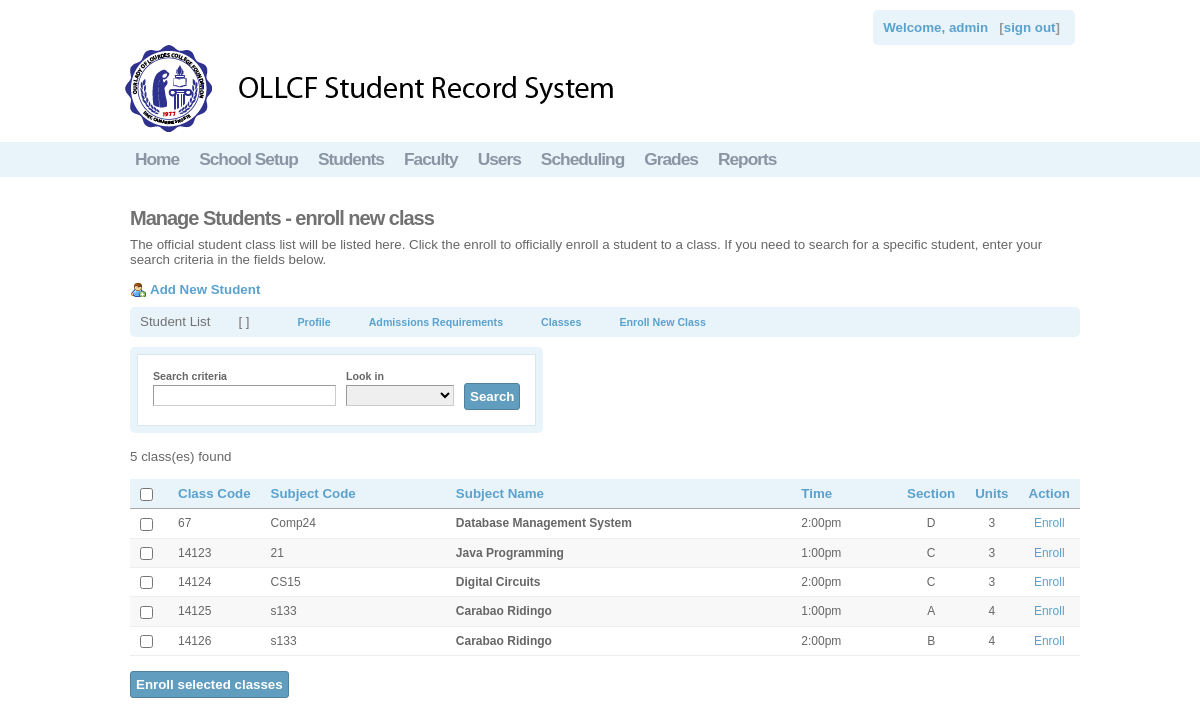
Page /osis/manage/stud_openclass.php (signed in) on the committed database.
### tables this page shows
CREATE TABLE `class_info` (
  `class_code` bigint(20) NOT NULL AUTO_INCREMENT,
  `faculty_id` varchar(12) NOT NULL,
  `subject_code` varchar(12) NOT NULL,
  `section` varchar(3) NOT NULL,
  `time` varchar(50) NOT NULL,
  `room_id` varchar(6) NOT NULL,
  `term_code` varchar(6) NOT NULL,
  PRIMARY KEY (`class_code`),
  KEY `class_code` (`class_code`)
);

CREATE TABLE `subject` (
  `subject_code` varchar(12) NOT NULL,
  `description` varchar(45) NOT NULL,
  `units` varchar(12) NOT NULL,
  PRIMARY KEY (`subject_code`),
  KEY `subject_code` (`subject_code`),
  KEY `subject_code_2` (`subject_code`),
  KEY `description` (`description`),
  KEY `units` (`units`)
);

### osis/manage/stud_openclass.php (the view, shortened to what this page needs)
<?php
$rpp = 9;
$page = intval($_GET["page"]);
if(!$page) $page = 1;
include("../functions/dbcon.php");
if(isset($_COOKIE['enrollclassSearch'])){
	$sfield = explode(",", $_COOKIE['enrollclassSearch']);
	$scriteria=trim($sfield[0]);
	$lookin=trim($sfield[1]);
	if($scriteria=="") setcookie("enrollclassSearch", "", time()-3600);
	else
		switch ($sfield[1]){
			case 0: $search_filter="AND (class_code LIKE '%%$scriteria%%'
										OR subject_code LIKE '%%$scriteria%%'
										OR description LIKE '%%$scriteria%%')"; break;
			case 1: $search_filter="AND class_code LIKE '%%$scriteria%%'";break;
			case 2: $search_filter="AND subject_code LIKE '%%$scriteria%%'";break;
			case 3: $search_filter="AND description LIKE '%%$scriteria%%'";
		}
		$sql = "SELECT class_code, time, section,  subject_code, description, units, open
			FROM class_info LEFT JOIN subject USING (subject_code)
			LEFT JOIN schoolterm USING (term_code)
			WHERE open=1 AND class_code NOT IN  (SELECT class_code FROM class LEFT JOIN class_info USING (class_code) WHERE student_id='$id') $search_filter";
}else{
		$sql = "SELECT class_code, time, section,  subject_code, description, units, open
			FROM class_info LEFT JOIN subject USING (subject_code)
			LEFT JOIN schoolterm USING (term_code)
			WHERE open=1 AND class_code NOT IN  (SELECT class_code FROM class LEFT JOIN class_info USING (class_code) WHERE student_id='$id')";
}
$result = mysql_query($sql, $con);
$tcount = mysql_num_rows($result);
?>
<!DOCTYPE HTML PUBLIC "-//W3C//DTD XHTML 1.0 Strict//EN" "http://www.w3.org/TR/xhtml1/DTD/xhtml1-strict.dtd">
<html dir="ltr" xml:lang="en_US" xmlns="http://www.w3.org/1999/xhtml" lang="en_US">
<head>
	<link href="../css.css" media="screen" rel="stylesheet" type="text/css">
</head><body onload="getFormInputs(document.forms.filter_openclass,retrieveFormInputs('enrollclassSearch'));">
<?php
include "../globalheader.php";
?>
  <div id="global_content_wrapper">
    <div id="global_content">
<h2>Manage Students - enroll new class</h2>
<p> The official student class list will be listed here. Click the enroll to officially enroll a student to a class.
If you need to search for a specific student, enter your search criteria in the fields below.</p>
<br/>
<div>
  <a  href="form_addnewstudent.php" class="buttonlink" style="background-image: url(../images/add.png);">Add New Student</a>
</div>
<?php
include "stud_panel_menu.php";
?>
 <div class="admin_search">
<div class="clear"><div class="search">
<form name="filter_openclass" class="global_form_box" action="<?php echo $_SERVER['PHP_SELF']."?sid=".$row_rsStudent['student_id']?>" onsubmit="setFormInputs('enrollclassSearch',getFormString(document.forms.filter_openclass));" method="post">
<div><label for="enroll_scriteria" tag="" class="optional">Search criteria</label>
<input name="enroll_scriteria" id="enroll_scriteria" type="text"></div>
<div><label for="level_id" tag="" class="optional">Look in</label>
<select name="field" id="field">
	<option value="0" selected="selected"></option>
	<option value="1">Class Code</option>
</select></div>
<div><div class="buttons"><button name="search" id="search" type="submit">Search</button></div></div>
</form>
</div></div></div>
<br/>
<div class="admin_results">
  <div>
        <?php echo $tcount." class(es) found ";
		?>
	</div>
</div>
	<br>
<div class="admin_table_form">
<form id="studopenclasslist" name="studopenclasslist" method="post" action="<?php echo "stud_enroll.php?sid=".$row_rsStudent['student_id'];?>">
  <table class="admin_table">
    <thead>
      <tr>
        <th style="width: 1%;">
		<input name="checkboxHeader" id="checkboxHeader" onclick="checkedAll();"  class="checkbox" type="checkbox"></th>
        <th style="width: 1%;"><a href="" onclick="">Class Code</a></th>
		<th><a href="">Subject Code</a></th>
        <th><a href="">Subject Name</a></th>
        <th><a href="">Time</a></th>
		<th style="width: 1%;"><a href="">Section</a></th>
		<th style="width: 1%;"><a href="">Units</a></th>
		<th style="width: 1%;"><a href="">Action</a></th>
      </tr>
    </thead>
    <tbody>
	<?php
	$count = 0;
	$i = ($page-1)*$rpp;
	while(($count<$rpp) && ($i<$tcount)) {
    $query = mysql_fetch_array($result);
?>
        <tr>
            <td><input onclick="checkedHeader();" type="checkbox" name="checkboxList[]" id="checkboxList<?php echo $query['class_code'];?>" class="checkbox"  value="<?php echo $query['class_code'];?>"></td>
            <td><?php echo $query['class_code']?></td>
			<td class="admin_table_user"><?php echo $query['subject_code']?></td>
            <td class="admin_table_bold"><?php echo ucwords($query['description'])?></td>
            <td class="admin_table_user"><?php echo $query['time']?></td>
			<td class="admin_table_centered"><?php echo $query['section']?></td>
			<td class="admin_table_centered"><?php echo $query['units']?></td>
			<td class="admin_table_centered"><a href="stud_enroll.php<?php echo "?sid=".$row_rsStudent['student_id']."&enroll=".$query['class_code'];?>">Enroll</a></td>
        </tr>
<?php
	$i++;
    $count++;}
?>
                  </tbody>
  </table>
	<br>
	<div class="form-wrapper" id="buttons-wrapper">
		<fieldset id="fieldset-buttons">
			<button name="enrollClass" id="enrollClass" type="submit">Enroll selected classes</button>
		</fieldset>
	</div>
</form>
</div>
    </div>
  </div>
</body></html>

### osis/css.css (style rules this page uses)
html { min-height:100%;margin-bottom:1px;overflow-y:scroll }
* { padding:0;margin:0;font-weight:400;border-style:solid;border-width:0;border-color:#eee;border-spacing:0 }
h2 { font-size:15pt;letter-spacing:-1px;margin:0 0 7px 0;color:#717171;font-weight:700 }
a.buttonlink { padding-left:20px;background-repeat:no-repeat;margin-right:20px;font-weight:700 }
div,td { font-family:tahoma,arial,verdana,sans-serif;font-size:10pt;color:#666;text-align:left }
a { color:#5ba1cd }
a:link,a:visited { text-decoration:none }
#global_content_wrapper { text-align:center;padding-top:30px;clear:both }
#global_content { margin:0 auto 0 auto;width:950px;overflow:hidden;min-height:500px;vertical-align:top;padding:0 0 50px 10px;overflow:hidden }
button { -moz-border-radius:3px;-webkit-border-radius:3px;border-radius:3px;padding:5px;font-weight:700;border:none;background-color:#619dbe;border:1px solid #50809b;color:#fff;background-image:url(/application/modules/Core/externals/images/buttonbg.png?c=3);background-repeat:repeat-x;background-position:0 1px;font-family:tahoma,verdana,arial,sans-serif }
input[type=text],input[type=password],textarea { border-top:1px solid #999;border-left:1px solid #999;border-bottom:1px solid #ccc;border-right:1px solid #ccc;font-family:tahoma,verdana,arial,sans-serif;padding:2px;font-size:10pt }
input[type=checkbox],input[type=radio] { margin:0;padding:0;margin-right:5px;vertical-align:middle }
select { border-top:1px solid #999;border-left:1px solid #999;border-bottom:1px solid #ccc;border-right:1px solid #ccc;font-family:tahoma,verdana,arial,sans-serif;padding:1px;font-size:10pt }
select option { padding:0 7px 0 7px }
.admin_search { max-width:850px;clear:both;overflow:hidden }
.search { -moz-border-radius:5px;-webkit-border-radius:5px;border-radius:5px;background-color:#e9f4fa;padding:7px;float:left }
.search>form { overflow:hidden;border:1px solid #d7e8f1;background:#fff;padding:15px }
.search form>div { float:left;overflow:hidden;margin-left:10px }
.search form>div:first-child { margin-left:0 }
.search div label { font-size:8pt;font-weight:700;display:block }
.search div input, div.search div select { width:auto;margin-top:3px }
.search div select option { padding-left:3px }
.search .buttons { margin-top:1em }
table.admin_table thead tr th { background-color:#e9f4fa;padding:10px;border-bottom:1px solid #aaa;font-weight:700;padding-top:7px;padding-bottom:7px;white-space:nowrap }
table.admin_table thead tr th a { font-weight:700 }
table.admin_table tbody tr:nth-child(even) { background-color:#f8f8f8 }
table.admin_table tbody tr td { padding:10px;border-bottom:1px solid #eee;font-size:.9em;padding-top:7px;padding-bottom:7px;vertical-align:top;white-space:normal }
table.admin_table tbody tr td:last-child { white-space:nowrap }
.admin_table_centered { text-align:center }
.admin_table_bold, .admin_table_bold a { font-weight:700 }
.admin_table_user { white-space:normal !important;max-width:140px;word-wrap:break-word }
.admin_table_form { overflow:auto }
.admin_results { overflow:hidden }
.admin_results>div { display:inline-block;vertical-align:middle }

### rows in the picture
class_info: class_code "67", subject_code "Comp24", subject.description "Database Management System", time "2:00pm", section "D", subject.units "3"
class_info: class_code "14123", subject_code "21", subject.description "Java Programming", time "1:00pm", section "C", subject.units "3"
class_info: class_code "14124", subject_code "CS15", subject.description "Digital Circuits", time "2:00pm", section "C", subject.units "3"
class_info: class_code "14125", subject_code "s133", subject.description "Carabao Ridingo", time "1:00pm", section "A", subject.units "4"
class_info: class_code "14126", subject_code "s133", subject.description "Carabao Ridingo", time "2:00pm", section "B", subject.units "4"

### other values in the picture
$username "admin"
$tcount "5"
